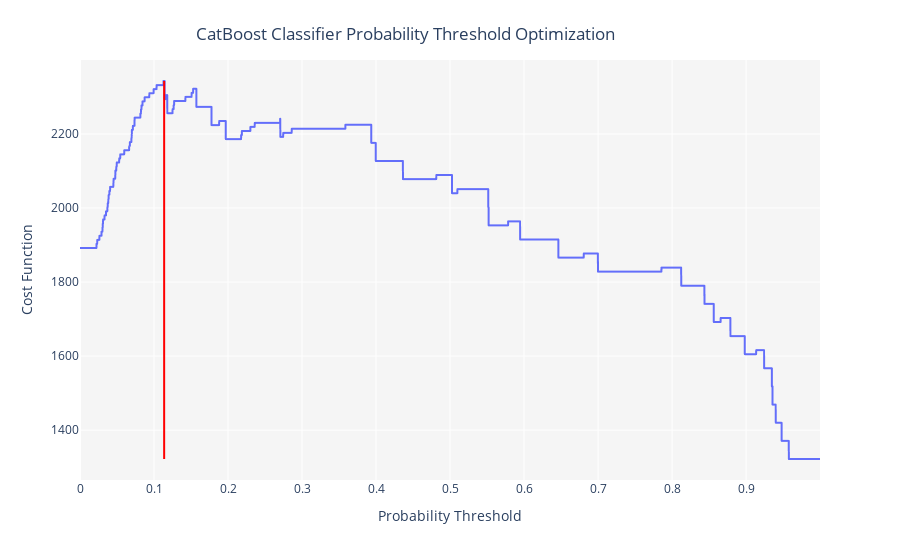

Write notebook code for a chart like this one.
### Code cell
# Optimize thresold for trained model
pc.optimize_threshold(Tuned_Cat_Op, true_positive =58, false_positive = 6, true_negative = 17, false_negative = 9)

### Figure 1 — Plotly figure (JSON) as saved in the notebook; plotly's stock layout.template omitted (floating-point values rounded to 4 significant figures; data arrays with more than 128 entries replaced by an {"elided": "..."} marker saying what was removed)
{"data": [{"hovertemplate": "Probability Threshold=%{x}<br>Cost Function=%{y}<extra></extra>", "legendgroup": "", "line": {"color": "#636efa", "dash": "solid", "shape": "linear"}, "mode": "lines", "name": "", "showlegend": false, "type": "scattergl", "x": {"elided": "10000 float values"}, "xaxis": "x", "y": {"elided": "10000 int values"}, "yaxis": "y"}], "layout": {"legend": {"tracegroupgap": 0}, "margin": {"t": 60}, "plot_bgcolor": "rgb(245,245,245)", "shapes": [{"line": {"color": "red", "width": 2}, "type": "line", "x0": 0.1137, "x1": 0.1137, "y0": 1322, "y1": 2343}], "title": {"text": "CatBoost Classifier Probability Threshold Optimization", "x": 0.45, "xanchor": "center", "y": 0.95, "yanchor": "top"}, "xaxis": {"anchor": "y", "domain": [0, 1], "title": {"text": "Probability Threshold"}}, "yaxis": {"anchor": "x", "domain": [0, 1], "title": {"text": "Cost Function"}}}}
